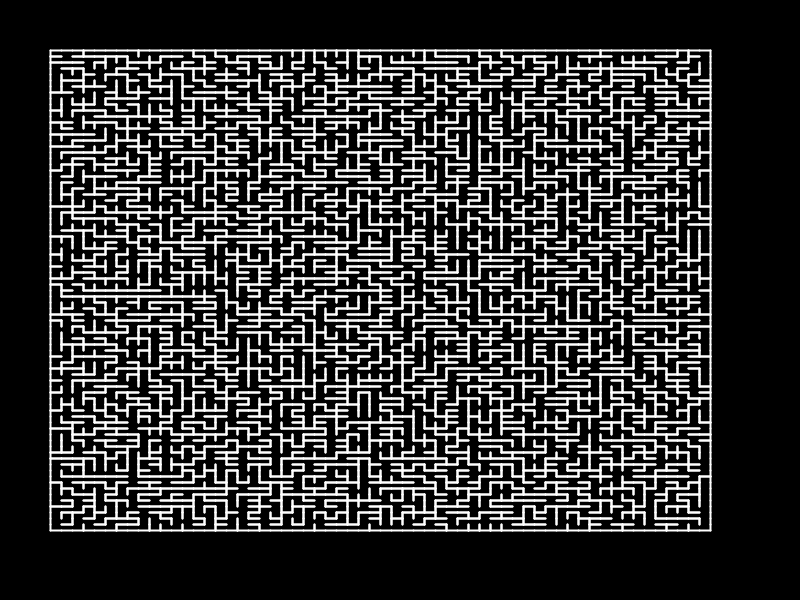
Frame 1 (no input)
Frame 60 (the mouse pressed at the canvas centre just before this capture): identical to frame 1, image omitted
Frame 120 (the mouse held since frame 60 and released just before this capture): identical to frame 1, image omitted

The Processing sketch that drew this single still picture (run headless with seeded random() and noise(); from frame 60 on, the mouse is pressed at the canvas centre):

// Processing sketch: alduous_broder
// ── alduous_broder.pde
import java.util.Set;
import java.util.Iterator;

Grid g;

void setup(){
  size(800,600);
  g = new Grid(80, 60);
  (new AlduousBroder()).on(g);
}

void draw() {
  background(0);
  g.onDraw();
}


class AlduousBroder {
  void on(Grid g){
    Cell c = g.randomCell();
    int unvisited = g.size() - 1;
    
    while (unvisited > 0) {
      Cell[] neighbors = c.neighbors();
      Cell neighbor = neighbors[(int)random(neighbors.length)];
      if( neighbor.links().isEmpty() )
      {
        c.link(neighbor,true);
        unvisited -= 1;
      }
      c = neighbor;
    }
  }
}


class Grid {
  Cell[][] cells;
  Grid(int h, int w){
    cells = new Cell[h][w];
    prepare();
    configure();
  }
  
  Cell get(int h, int w){
    if( h < 0 || h > cells.length - 1)
      return null;
    if( w < 0 || w > cells[0].length - 1)
      return null; 
    return cells[h][w];
  }
  
  Cell randomCell() {
    return cells[(int)random(cells.length)][(int)random(cells[0].length)];
  }
  
  Cell[] eachCell() {
    Cell[] retVal = new Cell[cells.length*cells[0].length];
    for( int h = 0; h < cells.length ; h++ )
    {
      for( int w = 0 ; w < cells[0].length; w++ ){
        retVal[h*cells[0].length + w] = cells[h][w];
      }
    }
    return retVal;
  }
  
  
  int size() {
     return cells.length * cells[0].length;
  }
  
  void prepare(){
    for( int h = 0; h < cells.length ; h++ )
    {
      for( int w = 0 ; w < cells[0].length; w++ ){
        cells[h][w] = new Cell(h, w);
      }
    }
  }
  
  void configure() {
    for( int h = 0; h < cells.length ; h++ )
    {
      for( int w = 0 ; w < cells[0].length; w++ ){
        cells[h][w].up = this.get(h-1,w);
        cells[h][w].down = this.get(h+1,w);
        cells[h][w].left = this.get(h,w-1);
        cells[h][w].right = this.get(h,w+1);
      }
    }
  }
  
  void onDraw(){
    stroke(255);
    strokeWeight(2);
    int MARGIN = 50;
    int LEFT = MARGIN, TOP = MARGIN, RIGHT = width - MARGIN, BOTTOM = height - MARGIN;
    int STEP_H = (BOTTOM - TOP) / cells.length;
    int STEP_W = (RIGHT - LEFT) / cells[0].length;
    for( int h = 0; h < cells.length ; h++ ){
      for( int w = 0 ; w < cells[0].length; w++ ){
        PVector origin = new PVector(LEFT + STEP_W * w, TOP + STEP_H * h);
        Cell current_cell = cells[h][w];
        if( current_cell.up == null || !current_cell.links().contains(current_cell.up))
          line(origin.x, origin.y, origin.x+STEP_W, origin.y);
        if( current_cell.down == null || !current_cell.links().contains(current_cell.down))
          line(origin.x, origin.y+STEP_H, origin.x+STEP_W, origin.y+STEP_H);
        if( current_cell.left == null || !current_cell.links().contains(current_cell.left))
          line(origin.x, origin.y, origin.x, origin.y+STEP_H);
        if( current_cell.right == null || !current_cell.links().contains(current_cell.right))
          line(origin.x+STEP_W, origin.y, origin.x+STEP_W, origin.y+STEP_H);
      }
    }
    
  }
}

class Cell {
  PVector pos;
  Cell up, down, left, right;
  HashMap<Cell, Boolean> links;
  
  Cell(int x, int y){
    pos = new PVector(x, y);
    links = new HashMap<Cell, Boolean>();
  }
  
  void link(Cell c, boolean bidi) {
    links.put(c,true);
    if( bidi )
      c.link(this, false);
  }
  
  void unlink( Cell c, boolean bidi) {
    links.remove(c);
    if(bidi)
      c.unlink(this, false);
  }
  
  Set<Cell> links(){
    return links.keySet();
  }
  
  boolean isLinked(Cell c) {
    return links.containsKey(c);
  }
  
  Cell[] neighbors() {
    ArrayList<Cell> neighbors = new ArrayList<Cell>();
    if( this.up != null )
      neighbors.add(this.up);
    if( this.down != null )
      neighbors.add(this.down);
    if( this.left != null )
      neighbors.add(this.left);
    if( this.right != null )
      neighbors.add(this.right);
    
    Cell[] arr = new Cell[neighbors.size()];
    arr = neighbors.toArray(arr);
    return arr;
  }
  
}
